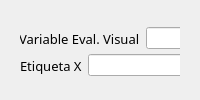
       <widget class="QWidget" name="page_2">
        <layout class="QGridLayout" name="gridLayout_8">
         <item row="0" column="0">
          <widget class="QWidget" name="widget" native="true">
           <layout class="QGridLayout" name="gridLayout_12">
            <item row="0" column="0">
             <widget class="QWidget" name="widget_22" native="true">
              <widget class="QWidget" name="widget_23" native="true">
               <property name="geometry">
                <rect>
                 <x>-1</x>
                 <y>3</y>
                 <width>481</width>
                 <height>31</height>
                </rect>
               </property>
               <layout class="QHBoxLayout" name="horizontalLayout_9">
                <item>
                 <widget class="QLabel" name="label_3">
                  <property name="font">
                   <font>
                    <family>Bodoni MT</family>
                    <pointsize>10</pointsize>
                   </font>
                  </property>
                  <property name="text">
                   <string>Variable Eval. Visual</string>
                  </property>
                 </widget>
                </item>
                <item>
                 <widget class="QLineEdit" name="varLine"/>
                </item>
                <item>
                 <widget class="QLabel" name="label_4">
                  <property name="font">
                   <font>
                    <family>Bodoni MT</family>
                    <pointsize>10</pointsize>
                   </font>
                  </property>
                  <property name="text">
                   <string>No. Clusters</string>
                  </property>
                 </widget>
                </item>
                <item>
                 <widget class="QLineEdit" name="NoClusters"/>
                </item>
               </layout>
              </widget>
              <widget class="QWidget" name="widget_21" native="true">
               <property name="geometry">
                <rect>
                 <x>0</x>
                 <y>60</y>
                 <width>481</width>
                 <height>51</height>
                </rect>
               </property>
               <layout class="QGridLayout" name="gridLayout_9">
                <item row="0" column="1">
                 <widget class="QPushButton" name="MCorr_Button">
                  <property name="font">
                   <font>
                    <family>Bodoni MT</family>
                    <pointsize>12</pointsize>
                   </font>
                  </property>
                  <property name="text">
                   <string>Matriz de correlaciones</string>
                  </property>
                  <property name="icon">
                   <iconset resource="resources.qrc">
                    <normaloff>:/purple_icons/assets/purple/sidebar.svg</normaloff>:/purple_icons/assets/purple/sidebar.svg</iconset>
                  </property>
                 </widget>
                </item>
                <item row="0" column="0">
                 <widget class="QPushButton" name="EvalVis_Button">
                  <property name="font">
                   <font>
                    <family>Bodoni MT</family>
                    <pointsize>12</pointsize>
                   </font>
                  </property>
                  <property name="text">
                   <string>Gráficas</string>
                  </property>
                  <property name="icon">
                   <iconset resource="resources.qrc">
                    <normaloff>:/purple_icons/assets/purple/eye.svg</normaloff>:/purple_icons/assets/purple/eye.svg</iconset>
                  </property>
                 </widget>
                </item>
                <item row="0" column="2">
                 <widget class="QPushButton" name="Tree_Button">
                  <property name="font">
                   <font>
                    <family>Bodoni MT</family>
                    <pointsize>12</pointsize>
                   </font>
                  </property>
                  <property name="text">
                   <string>Árbol</string>
                  </property>
                  <property name="icon">
                   <iconset resource="resources.qrc">
                    <normaloff>:/purple_icons/assets/purple/git-pull-request.svg</normaloff>:/purple_icons/assets/purple/git-pull-request.svg</iconset>
                  </property>
                 </widget>
                </item>
                <item row="0" column="3">
                 <widget class="QPushButton" name="Centro_Button">
                  <property name="font">
                   <font>
                    <family>Bodoni MT</family>
                    <pointsize>12</pointsize>
                   </font>
                  </property>
                  <property name="text">
                   <string>Centroides</string>
                  </property>
                  <property name="icon">
                   <iconset resource="resources.qrc">
                    <normaloff>:/purple_icons/assets/purple/disc.svg</normaloff>:/purple_icons/assets/purple/disc.svg</iconset>
                  </property>
                 </widget>
                </item>
               </layout>
              </widget>
              <widget class="QWidget" name="widget_28" native="true">
               <property name="geometry">
                <rect>
                 <x>0</x>
                 <y>98</y>
                 <width>481</width>
                 <height>221</height>
                </rect>
               </property>
               <widget class="QTableWidget" name="tableWidget_3">
                <property name="geometry">
                 <rect>
                  <x>150</x>
                  <y>0</y>
                  <width>331</width>
                  <height>221</height>
                 </rect>
                </property>
               </widget>
               <widget class="QTextEdit" name="ShowText">
                <property name="geometry">
                 <rect>
                  <x>4</x>
                  <y>-1</y>
                  <width>141</width>
                  <height>221</height>
                 </rect>
                </property>
               </widget>
              </widget>
              <widget class="QWidget" name="widget_26" native="true">
               <property name="geometry">
                <rect>
                 <x>0</x>
                 <y>30</y>
                 <width>481</width>
                 <height>31</height>
                </rect>
               </property>
               <layout class="QHBoxLayout" name="horizontalLayout_12">
                <item>
                 <widget class="QLabel" name="label_11">
                  <property name="font">
                   <font>
                    <family>Bodoni MT</family>
                    <pointsize>10</pointsize>
                   </font>
                  </property>
                  <property name="text">
                   <string>Etiqueta X</string>
                  </property>
                 </widget>
                </item>
                <item>
                 <widget class="QLineEdit" name="xLabel"/>
                </item>
                <item>
                 <widget class="QLabel" name="label_12">
                  <property name="font">
                   <font>
                    <family>Bodoni MT</family>
                    <pointsize>10</pointsize>
                   </font>
                  </property>
                  <property name="text">
                   <string>Etiqueta Y</string>
                  </property>
                 </widget>
                </item>
                <item>
                 <widget class="QLineEdit" name="YLabel"/>
                </item>
               </layout>
              </widget>
             </widget>
            </item>
           </layout>
          </widget>
         </item>
        </layout>
       </widget>
